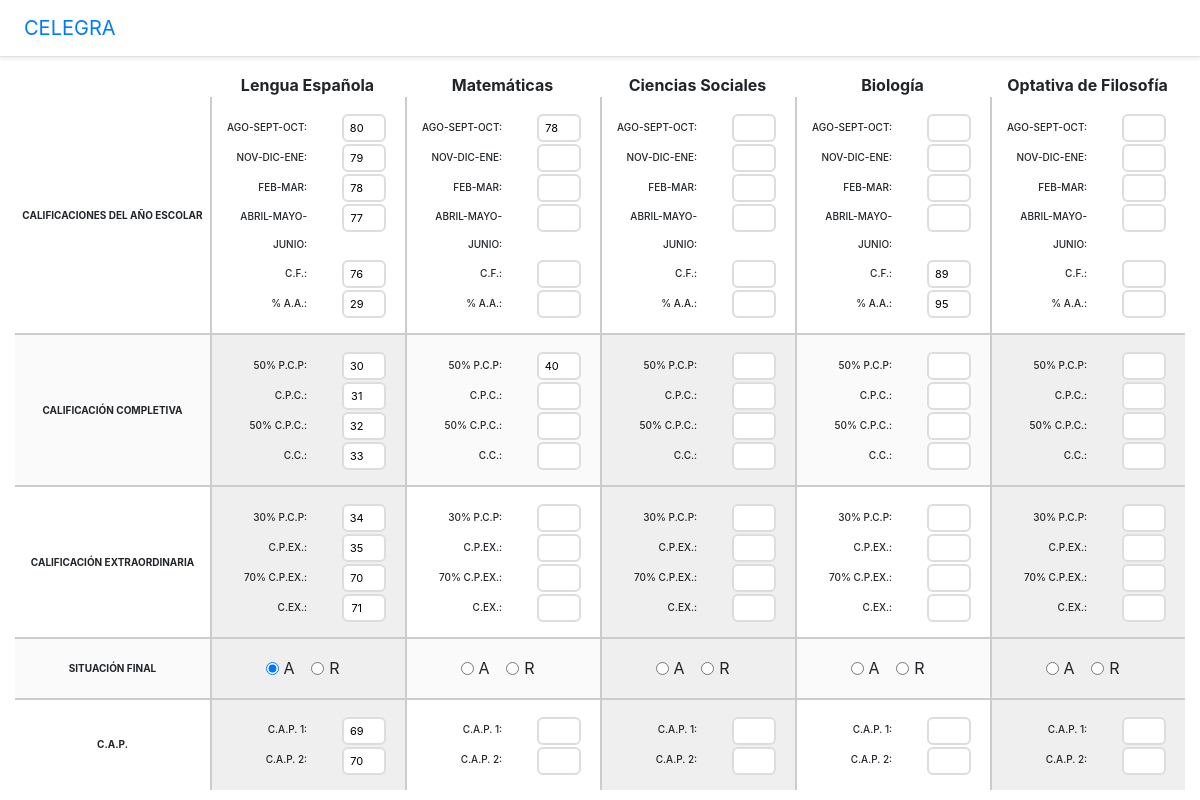
Page /student/1/ on the earlier database version.
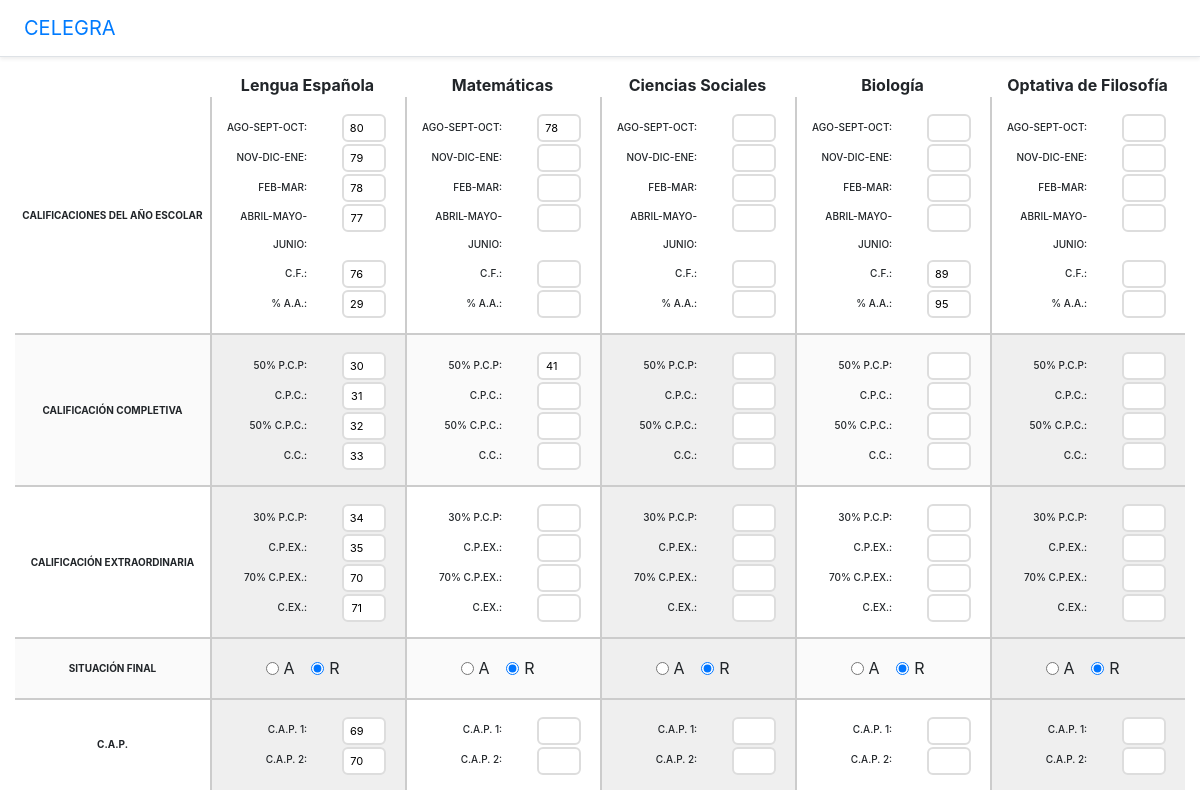
Same page on the later database version.
### grades/models.py (models this page shows, shortened)
class Qualification(models.Model):
    student_subject = models.ForeignKey(StudentSubject, on_delete=models.DO_NOTHING)
    p1_partial1 = models.CharField(max_length=15, null=True, blank=True)
    p1_partial2 = models.CharField(max_length=15, null=True, blank=True)
    p1_partial3 = models.CharField(max_length=15, null=True, blank=True)
    p1_partial4 = models.CharField(max_length=15, null=True, blank=True)
    p1_cf = models.CharField(max_length=15, null=True, blank=True)
    p1_aa_percent = models.CharField(max_length=15, null=True, blank=True)
    p2_pcp_percent = models.CharField(max_length=15, null=True, blank=True)
    p2_cpc = models.CharField(max_length=15, null=True, blank=True)
    p2_cpc_percent = models.CharField(max_length=15, null=True, blank=True)
    p2_cc = models.CharField(max_length=15, null=True, blank=True)
    p3_pcp_percent = models.CharField(max_length=15, null=True, blank=True)
    p3_cpex = models.CharField(max_length=15, null=True, blank=True)
    p3_cpex_percent = models.CharField(max_length=15, null=True, blank=True)
    p3_cex = models.CharField(max_length=15, null=True, blank=True)
    a = models.BooleanField(default=False)
    r = models.BooleanField(default=False)
    cap_1 = models.CharField(max_length=15, null=True, blank=True)
    cap_2 = models.CharField(max_length=15, null=True, blank=True)

class StudentSubject(models.Model):
    student = models.ForeignKey(Student, on_delete=models.DO_NOTHING)
    subject = models.ForeignKey(Subject, on_delete=models.DO_NOTHING)
    year = models.CharField(max_length=10)  # 2010-2011

class Subject(models.Model):
    name = models.CharField(max_length=45)

### grades/views.py (the view)
# urls.py: path('student/<int:student_id>/', grades_form),
def grades_form(request, student_id):
    student = Student.objects.get(pk=student_id)
    student_subjects = student.studentsubject_set.all()
    ss = StudentSubject()
    ss.qualification_set.first()
    context = {
        'student': student,
        'student_subjects': student_subjects,
    }
    return render(request, 'grades_form.html', context)

### grades/templates/grades_form.html (shortened to what the changed rows need)
{% extends 'base.html' %}
{% block content %}
<div class="qualifications container-fluid">
    <form id="qualification-form" method="post" action="/student/{{ student.id }}/qualification">
        <div class="row no-gutters">
            {% for ss in student_subjects %}
                <div class="col-2 text-center"><strong>{{ ss.subject.name }}</strong></div>
            {% endfor %}
        </div>
        <div class="row no-gutters grades-row">
            {% for ss in student_subjects %}
                {% with ss.qualification_set.all|first as first_qq %}
                <div class="col-2 qualification-column">
                    <div class="row">
                        <div class="col-7 col-lbl-qualification"><label class="lbl-qualification" for="ss-{{ ss.id }}-AGO-SEPT-OCT">AGO-SEPT-OCT:</label></div>
                        <div class="col-4 col-inp-qualification">
                            <input class="inp-qualification" id="ss-{{ ss.id }}-AGO-SEPT-OCT" name="ss-{{ ss.id }}-AGO-SEPT-OCT" type="number" value="{{ first_qq.p1_partial1|default_if_none:"" }}" />
                        </div>
                    </div>
                    <div class="row">
                        <div class="col-7 col-lbl-qualification"><label class="lbl-qualification" for="ss-{{ ss.id }}-NOV-DIC-ENE">NOV-DIC-ENE:</label></div>
                        <div class="col-4 col-inp-qualification">
                            <input class="inp-qualification" id="ss-{{ ss.id }}-NOV-DIC-ENE" name="ss-{{ ss.id }}-NOV-DIC-ENE" type="number" value="{{ first_qq.p1_partial2|default_if_none:"" }}" />
                        </div>
                    </div>
                    <div class="row">
                        <div class="col-7 col-lbl-qualification"><label class="lbl-qualification" for="ss-{{ ss.id }}-FEB-MAR">FEB-MAR:</label></div>
                        <div class="col-4 col-inp-qualification">
                            <input class="inp-qualification" id="ss-{{ ss.id }}-FEB-MAR" name="ss-{{ ss.id }}-FEB-MAR" type="number" value="{{ first_qq.p1_partial3|default_if_none:"" }}" />
                        </div>
                    </div>
                    <div class="row">
                        <div class="col-7 col-lbl-qualification"><label class="lbl-qualification" for="ss-{{ ss.id }}-ABRIL-MAYO-JUNIO">ABRIL-MAYO-JUNIO:</label></div>
                        <div class="col-4 col-inp-qualification">
                            <input class="inp-qualification" id="ss-{{ ss.id }}-ABRIL-MAYO-JUNIO" name="ss-{{ ss.id }}-ABRIL-MAYO-JUNIO" type="number" value="{{ first_qq.p1_partial4|default_if_none:"" }}" />
                        </div>
                    </div>
                    <div class="row">
                        <div class="col-7 col-lbl-qualification"><label class="lbl-qualification" for="ss-{{ ss.id }}-C-F">C.F.:</label></div>
                        <div class="col-4 col-inp-qualification">
                            <input class="inp-qualification" id="ss-{{ ss.id }}-C-F" name="ss-{{ ss.id }}-C-F" type="number" value="{{ first_qq.p1_cf|default_if_none:"" }}" />
                        </div>
                    </div>
                    <div class="row">
                        <div class="col-7 col-lbl-qualification"><label class="lbl-qualification" for="ss-{{ ss.id }}-percent-A-A">% A.A.:</label></div>
                        <div class="col-4 col-inp-qualification">
                            <input class="inp-qualification" id="ss-{{ ss.id }}-percent-A-A" name="ss-{{ ss.id }}-percent-A-A" type="number" value="{{ first_qq.p1_aa_percent|default_if_none:"" }}" />
                        </div>
                    </div>
                </div>
                {% endwith %}
            {% endfor %}
        </div>
        <div class="row no-gutters grades-row">
            {% for ss in student_subjects %}
                {% with ss.qualification_set.all|first as first_qq %}
                <div class="col-2 qualification-column">
                    <div class="row">
                        <div class="col-7 col-lbl-qualification"><label class="lbl-qualification" for="ss-{{ ss.id }}-50-percent-P-C-P">50% P.C.P:</label></div>
                        <div class="col-4 col-inp-qualification">
                            <input class="inp-qualification" id="ss-{{ ss.id }}-50-percent-P-C-P" name="ss-{{ ss.id }}-50-percent-P-C-P" type="number" value="{{ first_qq.p2_pcp_percent|default_if_none:"" }}" />
                        </div>
                    </div>
                    <div class="row">
                        <div class="col-7 col-lbl-qualification"><label class="lbl-qualification" for="ss-{{ ss.id }}-C-P-C">C.P.C.:</label></div>
                        <div class="col-4 col-inp-qualification">
                            <input class="inp-qualification" id="ss-{{ ss.id }}-C-P-C" name="ss-{{ ss.id }}-C-P-C" type="number" value="{{ first_qq.p2_cpc|default_if_none:"" }}" />
                        </div>
                    </div>
                    <div class="row">
                        <div class="col-7 col-lbl-qualification"><label class="lbl-qualification" for="ss-{{ ss.id }}-50-percent-C-P-C">50% C.P.C.:</label></div>
                        <div class="col-4 col-inp-qualification">
                            <input class="inp-qualification" id="ss-{{ ss.id }}-50-percent-C-P-C" name="ss-{{ ss.id }}-50-percent-C-P-C" type="number" value="{{ first_qq.p2_cpc_percent|default_if_none:"" }}" />
                        </div>
                    </div>
                    <div class="row">
                        <div class="col-7 col-lbl-qualification"><label class="lbl-qualification" for="ss-{{ ss.id }}-C-C">C.C.:</label></div>
                        <div class="col-4 col-inp-qualification">
                            <input class="inp-qualification" id="ss-{{ ss.id }}-C-C" name="ss-{{ ss.id }}-C-C" type="number" value="{{ first_qq.p2_cc|default_if_none:"" }}" />
                        </div>
                    </div>
                </div>
                {% endwith %}
            {% endfor %}
        </div>
        <div class="row no-gutters grades-row">
            {% for ss in student_subjects %}
                {% with ss.qualification_set.all|first as first_qq %}
                <div class="col-2 qualification-column">
                    <div class="row">
                        <div class="col-7 col-lbl-qualification"><label class="lbl-qualification" for="ss-{{ ss.id }}-30-percent-P-C-P">30% P.C.P:</label></div>
                        <div class="col-4 col-inp-qualification">
                            <input class="inp-qualification" id="ss-{{ ss.id }}-30-percent-P-C-P" name="ss-{{ ss.id }}-30-percent-P-C-P" type="number" value="{{ first_qq.p3_pcp_percent|default_if_none:"" }}" />
                        </div>
                    </div>
                    <div class="row">
                        <div class="col-7 col-lbl-qualification"><label class="lbl-qualification" for="ss-{{ ss.id }}-C-P-EX">C.P.EX.:</label></div>
                        <div class="col-4 col-inp-qualification">
                            <input class="inp-qualification" id="ss-{{ ss.id }}-C-P-EX" name="ss-{{ ss.id }}-C-P-EX" type="number" value="{{ first_qq.p3_cpex|default_if_none:"" }}" />
                        </div>
                    </div>
                    <div class="row">
                        <div class="col-7 col-lbl-qualification"><label class="lbl-qualification" for="ss-{{ ss.id }}-70-percent-C-P-EX">70% C.P.EX.:</label></div>
                        <div class="col-4 col-inp-qualification">
                            <input class="inp-qualification" id="ss-{{ ss.id }}-70-percent-C-P-EX" name="ss-{{ ss.id }}-70-percent-C-P-EX" type="number" value="{{ first_qq.p3_cpex_percent|default_if_none:"" }}" />
                        </div>
                    </div>
                    <div class="row">
                        <div class="col-7 col-lbl-qualification"><label class="lbl-qualification" for="ss-{{ ss.id }}-C-EX">C.EX.:</label></div>
                        <div class="col-4 col-inp-qualification">
                            <input class="inp-qualification" id="ss-{{ ss.id }}-C-EX" name="ss-{{ ss.id }}-C-EX" type="number" value="{{ first_qq.p3_cex|default_if_none:"" }}" />
                        </div>
                    </div>
                </div>
                {% endwith %}
            {% endfor %}
        </div>
        <div class="row no-gutters grades-row">
            {% for ss in student_subjects %}
                {% with ss.qualification_set.all|first as first_qq %}
                <div class="col-2 qualification-column">
                    <div class="row">
                        <div class="col-12 text-center">
                            <div class="form-check form-check-inline">
                                <input class="form-check-input" type="radio" name="ss-{{ ss.id }}-a-r" id="ss-{{ ss.id }}-a" value="a"
                                {% if first_qq.a %}
                                    checked
                                {% endif %}
                                />
                                <label class="form-check-label" for="ss-{{ ss.id }}-a">A</label>
                            </div>
                            <div class="form-check form-check-inline">
                                <input class="form-check-input" type="radio" name="ss-{{ ss.id }}-a-r" id="ss-{{ ss.id }}-r" value="r"
                                {% if first_qq.r %}
                                    checked
                                {% endif %}
                                />
                                <label class="form-check-label" for="ss-{{ ss.id }}-r">R</label>
                            </div>
                        </div>
                    </div>
                </div>
                {% endwith %}
            {% endfor %}
        </div>
        <div class="row no-gutters grades-row">
            {% for ss in student_subjects %}
                {% with ss.qualification_set.all|first as first_qq %}
                <div class="col-2 qualification-column">
                    <div class="row">
                        <div class="col-7 col-lbl-qualification"><label class="lbl-qualification" for="ss-{{ ss.id }}-C-A-P-1">C.A.P. 1:</label></div>
                        <div class="col-4 col-inp-qualification">
                            <input class="inp-qualification" id="ss-{{ ss.id }}-C-A-P-1" name="ss-{{ ss.id }}-C-A-P-1" type="number" value="{{ first_qq.cap_1|default_if_none:"" }}" />
                        </div>
                    </div>
                    <div class="row">
                        <div class="col-7 col-lbl-qualification"><label class="lbl-qualification" for="ss-{{ ss.id }}-C-A-P-2">C.A.P. 2:</label></div>
                        <div class="col-4 col-inp-qualification">
                            <input class="inp-qualification" id="ss-{{ ss.id }}-C-A-P-2" name="ss-{{ ss.id }}-C-A-P-2" type="number" value="{{ first_qq.cap_2|default_if_none:"" }}" />
                        </div>
                    </div>
                </div>
                {% endwith %}
            {% endfor %}
        </div>
    </form>
</div>
{% endblock %}

Differences in the rows shown:
changed through a linked row, StudentSubject "Lengua Española": id "☑ A" → "☐ A"; id "☐ R" → "☑ R"
changed through a linked row, StudentSubject "Matemáticas": id "☐ R" → "☑ R"
changed through a linked row, StudentSubject "Ciencias Sociales": id "☐ R" → "☑ R"
changed through a linked row, StudentSubject "Biología": id "☐ R" → "☑ R"
changed through a linked row, StudentSubject "Optativa de Filosofía": id "☐ R" → "☑ R"
changed Qualification (number 2 of 3 on the later page): p2_pcp_percent "40" → "41"
